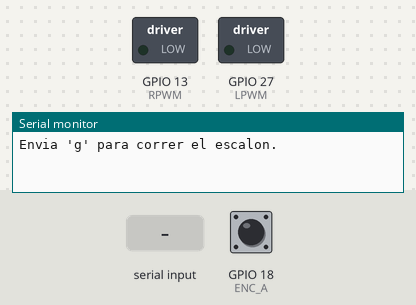
A sketch run on a simulated ESP32. Parts: switched loads named in the sketch (green lamp = pin HIGH), the last lines printed to the serial monitor. The test bench sets the inputs (shaded band); at power-on: GPIO 18 (ENC_A) HIGH.

Above: at 1.2 s.
1.3 s: "g" received over Serial
At 1.8 s:
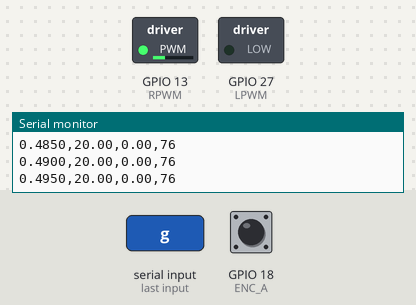
Timing chart, 0 to 5.3 s (numbered marks = the images above; inputs shaded):
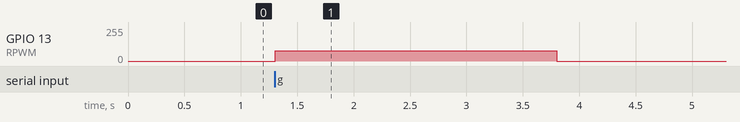

Measured:
- after the input at 1.3 s, GPIO 13 (RPWM): 0/255 → 76/255 at once, → 0/255 2.5 s later

The sketch:

Seguimiento_escalon_codo.ino
```cpp
// ===== TEST CONTROL P - ADANISS 2R (CODO) =====
// Lazo cerrado de posicion. Aplica un escalon de referencia y
// registra la respuesta en CSV. Sirve para verificar signo + Kc + deadband.

// -------- CONFIG DEL CODO --------
const int   RPWM=13, LPWM=27;     // si sale invertido -> 27, 13
const int   ENC_A=18, ENC_B=19;
const float CPR = 823.1;
const float Kc  = 3.81;           // PWM por grado de error
const int   PWM_MAX = 127;        // <- tope del motor de 6V, NO lo subas

// compensaciones: empieza ambas en 0 para ver el control lineal puro
const float U0 = 0.0;             // zona muerta a compensar (codo ~15)
const float KG = 0.0;             // feedforward gravedad

// -------- ENSAYO --------
const float REF_DEG    = 20.0;    // escalon de referencia
const float ANG_LIMIT  = 40.0;    // corte de seguridad (codo es rapido)
const unsigned long SAMPLE_US = 5000;   // 5 ms
const unsigned long DUR_MS    = 2500;   // duracion del registro [ms]
const int PWM_FREQ = 20000, PWM_RES = 8;

volatile long encCount = 0;
void IRAM_ATTR isrA(){ if(digitalRead(ENC_B)==LOW) encCount++; else encCount--; }
float anguloDeg(){ long c; noInterrupts(); c=encCount; interrupts(); return c*360.0/CPR; }

void motor(int pwm){
  pwm = constrain(pwm, -PWM_MAX, PWM_MAX);
  if(pwm >= 0){ ledcWrite(RPWM, pwm); ledcWrite(LPWM, 0); }
  else        { ledcWrite(RPWM, 0);   ledcWrite(LPWM, -pwm); }
}

void setup(){
  Serial.begin(500000);
  pinMode(ENC_A, INPUT_PULLUP); pinMode(ENC_B, INPUT_PULLUP);
  attachInterrupt(digitalPinToInterrupt(ENC_A), isrA, RISING);
  ledcAttach(RPWM, PWM_FREQ, PWM_RES);
  ledcAttach(LPWM, PWM_FREQ, PWM_RES);
  Serial.println("Envia 'g' para correr el escalon.");
}

void runStep(){
  noInterrupts(); encCount = 0; interrupts();     // cero = posicion inicial
  Serial.println("tiempo_s,ref,angulo,pwm");
  unsigned long t0 = micros(), tstart = millis(), tlast = t0;
  while(millis() - tstart < DUR_MS){
    unsigned long now = micros();
    if(now - tlast >= SAMPLE_US){
      tlast += SAMPLE_US;
      float ang = anguloDeg();
      if(fabs(ang) > ANG_LIMIT){ motor(0); Serial.println("LIMITE"); break; }

      float e = REF_DEG - ang;                     // error de posicion
      // ---- ley de control P (+ compensaciones opcionales) ----
      float u = Kc*e;
      if(U0>0 && fabs(e)>0.5) u += U0*((e>0)?1.0:-1.0);   // zona muerta
      u += KG*sin(ang*PI/180.0);                          // gravedad
      int pwm = (int)u;
      motor(pwm);

      Serial.printf("%.4f,%.2f,%.2f,%d\n", (now-t0)/1e6, REF_DEG, ang, pwm);
    }
  }
  motor(0);
  Serial.println("FIN");
}

void loop(){ if(Serial.available() && Serial.read()=='g') runStep(); }
```
